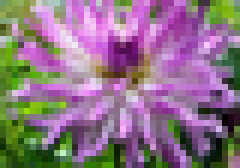
#> input picture CV/MosaicGenerator/data/colectie/12.png, 40 x 28 px, given in place of ferrari.jpeg, which was not available (shown 6 times larger)
$ python run_project.py
#> lines starting #> are read from the running program, lines starting #| are printed output that depends on the picture; after the words box and inside, x2 and y2 are one past the last pixel; in counts of white or black regions, pixels touching at a corner belong together; pictures that were not available may be replaced by others from this repository, and a replacement may not be noted
### CV/MosaicGenerator/cod/parameters.py
import cv2 as cv
import numpy as np


# In aceasta clasa vom stoca detalii legate de algoritm si de imaginea pe care este aplicat.
class Parameters:

    def __init__(self, image_path):
#> called with image_path = './../data/imaginiTest/ferrari.jpeg'
        self.image_path = image_path
        self.image = np.float32(cv.imread(image_path, cv.IMREAD_COLOR))
        if self.image is None:
            print('%s is not valid' % image_path)
            exit(-1)

        self.height = self.image.shape[0]
#> self.height = 28
        self.width = self.image.shape[1]
#> self.width = 40
        self.channels = self.image.shape[2]
#> self.channels = 3
        self.grayscale = False
        self.image_resized = None
        self.small_images_dir = './../data/colectie/'
        self.image_type = 'png'
        self.num_pieces_horizontal = 100
        self.num_pieces_vertical = None
        self.show_small_images = False
        self.layout = 'caroiaj'
        self.criterion = 'aleator'
        self.hexagon = False
        self.small_images = None
        self.neighbours = False

### CV/MosaicGenerator/cod/build_mosaic.py
import os
import cv2 as cv
import numpy as np
import matplotlib.pyplot as plt
import pdb
from math import floor

from add_pieces_mosaic import *
from parameters import *


def load_pieces(params: Parameters):
    # citeste toate cele N piese folosite la mozaic din directorul corespunzator
    # toate cele N imagini au aceeasi dimensiune H x W x C, unde:
    # H = inaltime, W = latime, C = nr canale (C=1  gri, C=3 color)
    # functia intoarce pieseMozaic = matrice N x H x W x C in params
    # pieseMoziac[i, :, :, :] reprezinta piesa numarul i
    images = []
    images_names = os.listdir(params.small_images_dir)

    # citeste imaginile din director
    for image_name in images_names:
        current_image = cv.imread(params.small_images_dir + image_name, cv.IMREAD_COLOR)
#> current_image is the input picture: shape (28, 40, 3); mean B, G, R 133.7, 115.4, 141.7
        # in cazul in care imaginea de referinta este GRAYSCALE, pisele mozaicului vor fi convertite la GRAYSCALE
        if params.grayscale == True:
            for i in range(current_image.shape[0]):
                for j in range(current_image.shape[1]):
                    current_image[i, j][0] = 0.2126 * current_image[i, j][2] + 0.7152 * current_image[i, j][1] + 0.0722 * current_image[i, j][0]
                    current_image[i, j][1] = 0.2126 * current_image[i, j][2] + 0.7152 * current_image[i, j][1] + 0.0722 * current_image[i, j][0]
                    current_image[i, j][2] = 0.2126 * current_image[i, j][2] + 0.7152 * current_image[i, j][1] + 0.0722 * current_image[i, j][0]

        images.append(current_image)
    images = np.float32(np.array(images))

    if params.show_small_images:
        for i in range(10):
            for j in range(10):
                plt.subplot(10, 10, i * 10 + j + 1)
                # OpenCV reads images in BGR format, matplotlib reads images in RBG format
                im = images[i * 10 + j].copy()
                # BGR to RGB, swap the channels
                im = im[:, :, [2, 1, 0]]
                plt.imshow(im)
        plt.show()

    params.small_images = images


def compute_dimensions(params: Parameters):
    # calculeaza dimensiunile mozaicului
    # obtine si imaginea de referinta redimensionata avand aceleasi dimensiuni
    # ca mozaicul

    # calculeaza automat numarul de piese pe verticala
    aspect_ratio = params.width / params.height
#> aspect_ratio = 1.43
    piece_height, piece_width = params.small_images.shape[1], params.small_images.shape[2]
#> piece_height = 28; piece_width = 40
    params.num_pieces_vertical = int(floor((aspect_ratio**(-1) * params.num_pieces_horizontal * piece_width) / piece_height))
#> params.num_pieces_vertical = 50

    # redimensioneaza imaginea
    new_h = params.num_pieces_vertical * piece_height
#> new_h = 1400
    new_w = params.num_pieces_horizontal * piece_width
#> new_w = 2000

    params.image_resized = np.float32(cv.resize(params.image, (new_w, new_h)))


def build_mosaic(params: Parameters):
    # incarcam imaginile din care vom forma mozaicul
    load_pieces(params)
    # calculeaza dimensiunea mozaicului
    compute_dimensions(params)

    img_mosaic = None
    if params.layout == 'caroiaj':
        if params.hexagon is True:
            img_mosaic = add_pieces_hexagon(params)
        else:
            img_mosaic = add_pieces_grid(params)
    elif params.layout == 'aleator':
        img_mosaic = add_pieces_random(params)
    else:
        print('Wrong option!')
        exit(-1)

    return img_mosaic

### CV/MosaicGenerator/cod/add_pieces_mosaic.py
from parameters import *
from math import floor, ceil
import numpy as np
import pdb
import timeit


def get_sorted_indexes(mean_color_pieces, mean_color_patch):
    distances = np.linalg.norm((mean_color_pieces - mean_color_patch), ord=2, axis=1)
    return distances.argsort()


# [97 lines left out: functions add_pieces_grid, add_pieces_random, not called in this run]


def add_pieces_hexagon(params: Parameters):
    start_time = timeit.default_timer()

    n, h, w, c = params.small_images.shape
#> n = 4; h = 28; w = 40; c = 3
    H, W, C = params.image_resized.shape
#> H = 1400; W = 2000
    small_images_means = np.array(np.mean(params.small_images, axis=(1, 2)))

    # construim masca hexagonala pentru piesele mozaicului
    mask = np.full((h, w, c), 1, np.uint8)
    x, y = floor(h/2), floor(w/3)
    for i in range(0, x):
        for j in range(0, y):
            if i <= j:
                mask[i, y - j - 1, :] = 0
                mask[i, 2 * y + j + 1:, :] = 0
            if i > j:
                mask[x + i, j, :] = 0
                mask[x + i, -j - 1, :] = 0
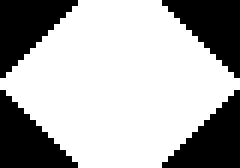
#> mask: shape (28, 40, 3) (shown 6 times larger); values 0 (black) and 1 (white), 67.5% white; 4 black regions, box (x1, y1, x2, y2) and area: (0, 0, 13, 13) 91, (27, 0, 40, 13) 91, (0, 15, 13, 28) 91, (27, 15, 40, 28) 91

    img_mosaic = np.zeros((H + 2 * x, W  + 2 * y, C), np.uint8)

    # construim o imagine mai mare egala cu dimensiunea imaginii de referinta la care
    # se adauga un padding la fiecare margine
    bigger_image = np.zeros((H + 2 * x, W  + 2 * y, C))
    bigger_image[x:H+x, y:W+y, :] = params.image_resized.copy()
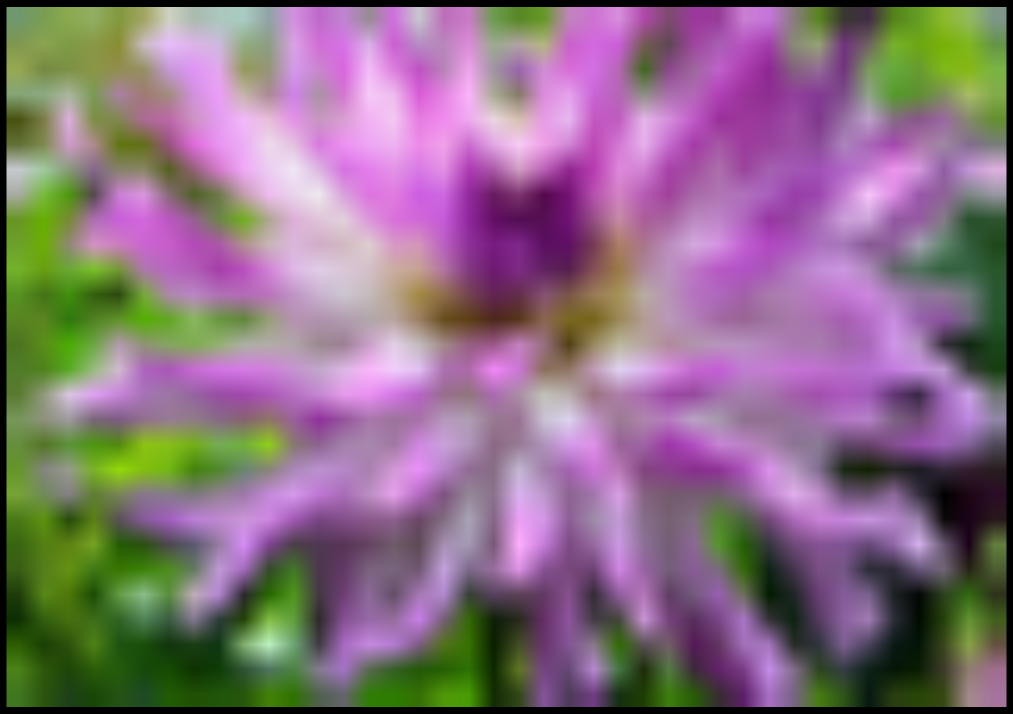
#> bigger_image: shape (1428, 2026, 3) float64 (shown at 1/2 size); mean B, G, R 129.4, 111.7, 137.1

    # pentru cazul in care se doreste sa nu existe piese adiacente identice, construim
    # o matrice in care retinem vecinii pentru fiecare piesa hexagonala; numarul de piese
    # atat pe orizontala, cat si pe verticala va fi calculat folosind dimensiunile imaginii
    # la care s-a adaugat padding-ul(bigger_image) si dimensiunile unei piese ale mozaicului
    num_hexagonal_pieces_horizontal =  ceil((W  + 2 * w) / w)
    num_hexagonal_pieces_vertical = ceil((H + 2 * h) / h)

    # matricea in care retinem asezarea pieselor hexagonale ale mozaicului in caroiaj
    indexes_grid = np.zeros((2 * num_hexagonal_pieces_vertical, 2 * num_hexagonal_pieces_horizontal)) - 1


    row_index = 1
    for i in range(x, bigger_image.shape[0] - h, h):
        col_index = 0
        for j in range(0, bigger_image.shape[1] - w, 4 * y):
            patch = bigger_image[i:i+h, j:j+w, :].copy()
            patch_mean_color = np.mean(patch, axis=(0, 1))
            sorted_indexes = get_sorted_indexes(small_images_means, patch_mean_color)
            index = 0

            if params.neighbours == True:
                # pentru coloane pare se verifica doar vecinul de deasupra, intrucat ele sunt primele
                # asezate pe caroiaj, exceptand prima piesa care este pe randul 1 si coloana 0
                if row_index > 1 and col_index >= 0:
                    index_neighbor = indexes_grid[row_index - 2][col_index]
                    if indexes_grid[row_index - 2][col_index] == sorted_indexes[index]:
                        index += 1

            indexes_grid[row_index][col_index] = sorted_indexes[index]

            img_mosaic[i:i+h, j:j+w, :] = (1 - mask) * img_mosaic[i:i+h, j:j+w, :] + mask * params.small_images[sorted_indexes[index]]

            col_index += 2
        row_index += 2
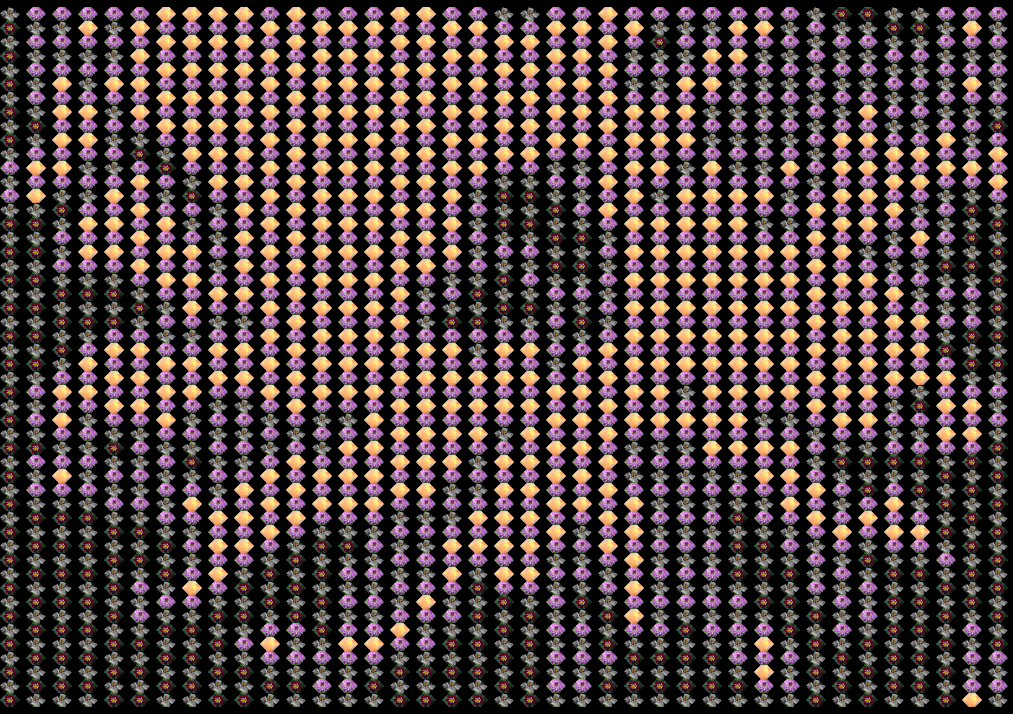
#> img_mosaic: shape (1428, 2026, 3) (shown at 1/2 size); mean B, G, R 60.8, 61.9, 77.2
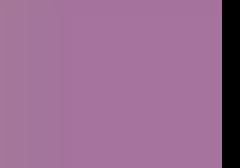
#> patch: shape (28, 40, 3) float64 (shown 6 times larger); mean B, G, R 145.5, 107.2, 152.6

    row_index = 0
    for i in range(0, bigger_image.shape[0] - h, h):
        col_index = 1
        for j in range(2*y, bigger_image.shape[1] - w, 4 * y):
            patch = bigger_image[i:i+h, j:j+w, :].copy()
            patch_mean_color = np.mean(patch, axis=(0, 1))
            sorted_indexes = get_sorted_indexes(small_images_means, patch_mean_color)
            index = 0

            if params.neighbours == True:
                if row_index == 0:
                    # stanga-jos
                    if indexes_grid[row_index + 1][col_index - 1] == sorted_indexes[index]:
                        index += 1
                else:
                    ok = False
                    while ok != True:
                        ok = True
                        # sus
                        if indexes_grid[row_index - 2][col_index] == sorted_indexes[index]:
                            ok = False
                            index += 1
                        # stanga-sus
                        if indexes_grid[row_index - 1][col_index - 1] == sorted_indexes[index]:
                            ok = False
                            index += 1
                        # stanga-jos
                        if indexes_grid[row_index + 1][col_index - 1] == sorted_indexes[index]:
                            ok = False
                            index += 1
                        # dreapta-sus
                        if indexes_grid[row_index - 1][col_index + 1] == sorted_indexes[index]:
                            ok = False
                            index += 1
                        # dreapta-jos
                        if indexes_grid[row_index + 1][col_index + 1] == sorted_indexes[index]:
                            ok = False
                            index += 1


            indexes_grid[row_index][col_index] = sorted_indexes[index]
            print(row_index, col_index)

            img_mosaic[i:i+h, j:j+w, :] = (1 - mask) * img_mosaic[i:i+h, j:j+w, :] + mask * params.small_images[sorted_indexes[index]]

            col_index += 2
        row_index += 2
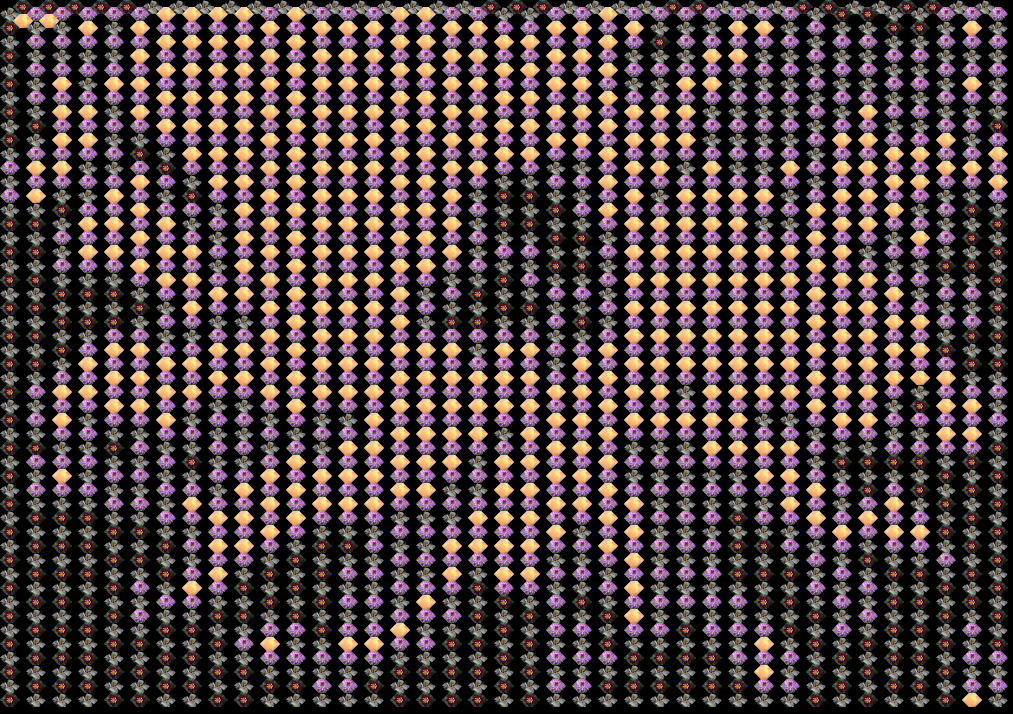
#> img_mosaic: shape (1428, 2026, 3) (shown at 1/2 size); 1.03% of pixels changed, all inside (x1, y1, x2, y2) = (26, 0, 1990, 56)
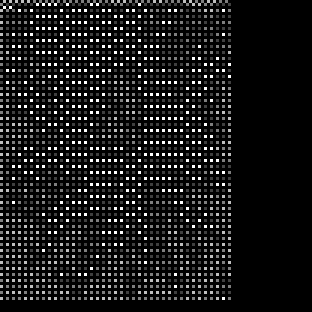
#> indexes_grid: shape (104, 104) float64 (shown 3 times larger); min -1, max 3, mean -0.594; drawn with min black and max white
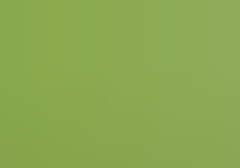
#> patch: shape (28, 40, 3) float64 (shown 6 times larger); mean B, G, R 81.4, 169.7, 139.3


    end_time = timeit.default_timer()
    print('Running time: %f s.' % (end_time - start_time))

    # se extrage padding-ul adaugat pentru a obtine imaginea de tip mozaic
    return img_mosaic[x:H+x, y:W+y, :]

### CV/MosaicGenerator/cod/run_project.py
"""
    PROIECT MOZAIC
"""

# Parametrii algoritmului sunt definiti in clasa Parameters.
from parameters import *
from build_mosaic import *

# numele imaginii care va fi transformata in mozaic
image_path = './../data/imaginiTest/ferrari.jpeg'
params = Parameters(image_path)

# daca se doreste citirea imaginii in GRAYSCALE
# se seteaza acest parametru True
params.grayscale = False
# directorul cu imagini folosite pentru realizarea mozaicului
params.small_images_dir = './../data/colectie/'
# tipul imaginilor din director
params.image_type = 'png'
# numarul de piese ale mozaicului pe orizontala
# pe verticala vor fi calcultate dinamic a.i sa se pastreze raportul
params.num_pieces_horizontal = 50
# afiseaza piesele de mozaic dupa citirea lor
params.show_small_images = False
# modul de aranjarea a pieselor mozaicului
# optiuni: 'aleator', 'caroiaj'
params.layout = 'caroiaj'
# criteriul dupa care se realizeaza mozaicul
# optiuni: 'aleator', 'distantaCuloareMedie'
params.criterion = 'distantaCuloareMedie'
# daca params.layout == 'caroiaj', sa se foloseasca piese hexagonale
params.hexagon = True
# mozaicul are proprietatea ca nu exista doua piese adiacente
# (stanga, dreapta, sus, jos) identice
params.neighbours = True

#> (the run stopped early here; a loop or call above may not have finished)
